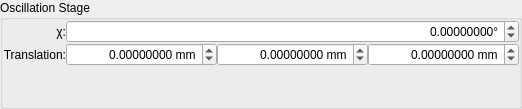
    <widget class="QGroupBox" name="groupBox_6">
     <property name="title">
      <string>Oscillation Stage</string>
     </property>
     <property name="flat">
      <bool>false</bool>
     </property>
     <property name="checkable">
      <bool>false</bool>
     </property>
     <layout class="QGridLayout" name="gridLayout_2">
      <property name="leftMargin">
       <number>0</number>
      </property>
      <property name="topMargin">
       <number>0</number>
      </property>
      <property name="rightMargin">
       <number>0</number>
      </property>
      <property name="bottomMargin">
       <number>0</number>
      </property>
      <property name="spacing">
       <number>0</number>
      </property>
      <item row="0" column="0">
       <widget class="QLabel" name="label_3">
        <property name="text">
         <string>χ:</string>
        </property>
        <property name="alignment">
         <set>Qt::AlignRight|Qt::AlignTrailing|Qt::AlignVCenter</set>
        </property>
       </widget>
      </item>
      <item row="1" column="1">
       <widget class="ScientificDoubleSpinBox" name="cal_osc_translation_0">
        <property name="alignment">
         <set>Qt::AlignRight|Qt::AlignTrailing|Qt::AlignVCenter</set>
        </property>
        <property name="keyboardTracking">
         <bool>false</bool>
        </property>
        <property name="prefix">
         <string/>
        </property>
        <property name="suffix">
         <string> mm</string>
        </property>
        <property name="decimals">
         <number>8</number>
        </property>
        <property name="minimum">
         <double>-100000.000000000000000</double>
        </property>
        <property name="maximum">
         <double>100000.000000000000000</double>
        </property>
        <property name="singleStep">
         <double>0.100000000000000</double>
        </property>
       </widget>
      </item>
      <item row="1" column="3">
       <widget class="ScientificDoubleSpinBox" name="cal_osc_translation_2">
        <property name="alignment">
         <set>Qt::AlignRight|Qt::AlignTrailing|Qt::AlignVCenter</set>
        </property>
        <property name="keyboardTracking">
         <bool>false</bool>
        </property>
        <property name="prefix">
         <string/>
        </property>
        <property name="suffix">
         <string> mm</string>
        </property>
        <property name="decimals">
         <number>8</number>
        </property>
        <property name="minimum">
         <double>-100000.000000000000000</double>
        </property>
        <property name="maximum">
         <double>100000.000000000000000</double>
        </property>
        <property name="singleStep">
         <double>0.100000000000000</double>
        </property>
       </widget>
      </item>
      <item row="1" column="2">
       <widget class="ScientificDoubleSpinBox" name="cal_osc_translation_1">
        <property name="alignment">
         <set>Qt::AlignRight|Qt::AlignTrailing|Qt::AlignVCenter</set>
        </property>
        <property name="keyboardTracking">
         <bool>false</bool>
        </property>
        <property name="prefix">
         <string/>
        </property>
        <property name="suffix">
         <string> mm</string>
        </property>
        <property name="decimals">
         <number>8</number>
        </property>
        <property name="minimum">
         <double>-100000.000000000000000</double>
        </property>
        <property name="maximum">
         <double>100000.000000000000000</double>
        </property>
        <property name="singleStep">
         <double>0.100000000000000</double>
        </property>
       </widget>
      </item>
      <item row="0" column="1" colspan="3">
       <widget class="ScientificDoubleSpinBox" name="cal_osc_chi">
        <property name="alignment">
         <set>Qt::AlignRight|Qt::AlignTrailing|Qt::AlignVCenter</set>
        </property>
        <property name="keyboardTracking">
         <bool>false</bool>
        </property>
        <property name="suffix">
         <string>°</string>
        </property>
        <property name="decimals">
         <number>8</number>
        </property>
        <property name="minimum">
         <double>-100000.000000000000000</double>
        </property>
        <property name="maximum">
         <double>100000.000000000000000</double>
        </property>
        <property name="singleStep">
         <double>0.100000000000000</double>
        </property>
       </widget>
      </item>
      <item row="1" column="0">
       <widget class="QLabel" name="label_4">
        <property name="text">
         <string>Translation:</string>
        </property>
        <property name="alignment">
         <set>Qt::AlignRight|Qt::AlignTrailing|Qt::AlignVCenter</set>
        </property>
       </widget>
      </item>
      <item row="2" column="0" colspan="4">
       <spacer name="verticalSpacer">
        <property name="orientation">
         <enum>Qt::Vertical</enum>
        </property>
        <property name="sizeHint" stdset="0">
         <size>
          <width>20</width>
          <height>40</height>
         </size>
        </property>
       </spacer>
      </item>
     </layout>
    </widget>
